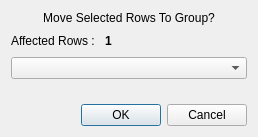
<?xml version="1.0" encoding="UTF-8"?>
<ui version="4.0">
 <class>DatabaseAdminMoveToGroup</class>
 <widget class="QDialog" name="DatabaseAdminMoveToGroup">
  <property name="geometry">
   <rect>
    <x>0</x>
    <y>0</y>
    <width>258</width>
    <height>137</height>
   </rect>
  </property>
  <property name="windowTitle">
   <string/>
  </property>
  <layout class="QVBoxLayout" name="verticalLayout_2">
   <item>
    <layout class="QVBoxLayout" name="verticalLayout">
     <property name="bottomMargin">
      <number>16</number>
     </property>
     <item>
      <widget class="QLabel" name="LabelAsk">
       <property name="text">
        <string>Move Selected Rows To Group?</string>
       </property>
       <property name="alignment">
        <set>Qt::AlignCenter</set>
       </property>
       <property name="wordWrap">
        <bool>true</bool>
       </property>
      </widget>
     </item>
     <item>
      <layout class="QHBoxLayout" name="horizontalLayout">
       <item>
        <widget class="QLabel" name="label">
         <property name="text">
          <string>Affected Rows : </string>
         </property>
        </widget>
       </item>
       <item>
        <widget class="QLabel" name="RowsNumber">
         <property name="font">
          <font>
           <weight>75</weight>
           <bold>true</bold>
          </font>
         </property>
         <property name="text">
          <string>1</string>
         </property>
        </widget>
       </item>
       <item>
        <spacer name="horizontalSpacer">
         <property name="orientation">
          <enum>Qt::Horizontal</enum>
         </property>
         <property name="sizeHint" stdset="0">
          <size>
           <width>40</width>
           <height>20</height>
          </size>
         </property>
        </spacer>
       </item>
      </layout>
     </item>
     <item>
      <widget class="QComboBox" name="comboBox"/>
     </item>
     <item>
      <spacer name="verticalSpacer">
       <property name="orientation">
        <enum>Qt::Vertical</enum>
       </property>
       <property name="sizeHint" stdset="0">
        <size>
         <width>20</width>
         <height>40</height>
        </size>
       </property>
      </spacer>
     </item>
    </layout>
   </item>
   <item>
    <widget class="QDialogButtonBox" name="buttonBox">
     <property name="orientation">
      <enum>Qt::Horizontal</enum>
     </property>
     <property name="standardButtons">
      <set>QDialogButtonBox::Cancel|QDialogButtonBox::Ok</set>
     </property>
    </widget>
   </item>
  </layout>
 </widget>
 <resources/>
 <connections>
  <connection>
   <sender>buttonBox</sender>
   <signal>accepted()</signal>
   <receiver>DatabaseAdminMoveToGroup</receiver>
   <slot>accept()</slot>
   <hints>
    <hint type="sourcelabel">
     <x>248</x>
     <y>254</y>
    </hint>
    <hint type="destinationlabel">
     <x>157</x>
     <y>274</y>
    </hint>
   </hints>
  </connection>
  <connection>
   <sender>buttonBox</sender>
   <signal>rejected()</signal>
   <receiver>DatabaseAdminMoveToGroup</receiver>
   <slot>reject()</slot>
   <hints>
    <hint type="sourcelabel">
     <x>316</x>
     <y>260</y>
    </hint>
    <hint type="destinationlabel">
     <x>286</x>
     <y>274</y>
    </hint>
   </hints>
  </connection>
 </connections>
</ui>
